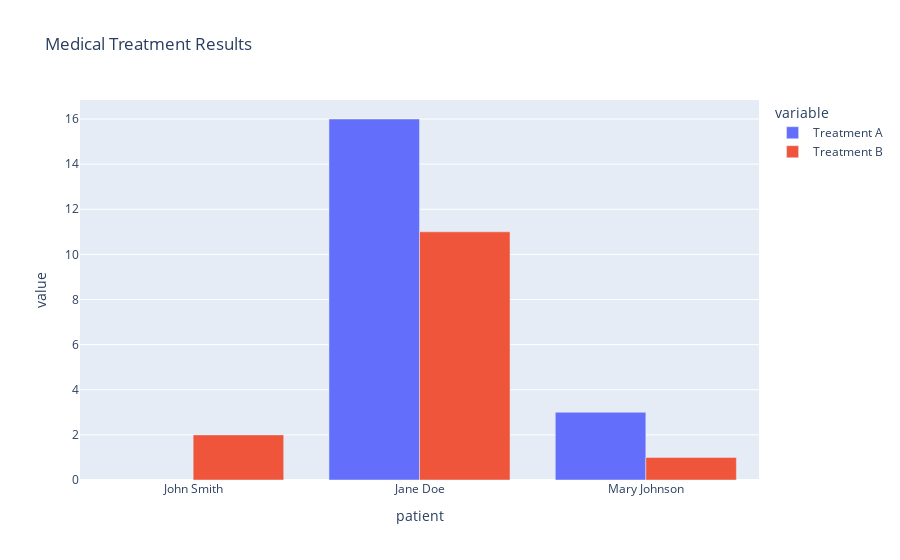

The cell this chart's notebook holds for it:
### Markdown cell above
**IMPORTANT**: From Plotly.py version 4.8 it is no longer a requirement to use [tidy](https://www.jeannicholashould.com/tidy-data-in-python.html) dataframes. See [this post](https://medium.com/plotly/beyond-tidy-plotly-express-now-accepts-wide-form-and-mixed-form-data-bdc3e054f891).

### Code cell
# Plotly express also takes messy dataframes (suitable for quick visualizations during data exploration).
px.bar(
    messy, 
    x='patient', 
    y=['Treatment A', 'Treatment B'], 
    barmode='group',
    title='Medical Treatment Results',
)

### Figure 1 — Plotly figure (JSON) as saved in the notebook; plotly's stock layout.template omitted (floating-point values rounded to 4 significant figures)
{"data": [{"alignmentgroup": "True", "hovertemplate": "variable=Treatment A<br>patient=%{x}<br>value=%{y}<extra></extra>", "legendgroup": "Treatment A", "marker": {"color": "#636efa", "pattern": {"shape": ""}}, "name": "Treatment A", "offsetgroup": "Treatment A", "orientation": "v", "showlegend": true, "textposition": "auto", "type": "bar", "x": ["John Smith", "Jane Doe", "Mary Johnson"], "xaxis": "x", "y": [null, 16, 3], "yaxis": "y"}, {"alignmentgroup": "True", "hovertemplate": "variable=Treatment B<br>patient=%{x}<br>value=%{y}<extra></extra>", "legendgroup": "Treatment B", "marker": {"color": "#EF553B", "pattern": {"shape": ""}}, "name": "Treatment B", "offsetgroup": "Treatment B", "orientation": "v", "showlegend": true, "textposition": "auto", "type": "bar", "x": ["John Smith", "Jane Doe", "Mary Johnson"], "xaxis": "x", "y": [2, 11, 1], "yaxis": "y"}], "layout": {"autosize": true, "barmode": "group", "legend": {"title": {"text": "variable"}, "tracegroupgap": 0}, "title": {"text": "Medical Treatment Results"}, "xaxis": {"anchor": "y", "autorange": true, "domain": [0, 1], "range": [-0.5, 2.5], "title": {"text": "patient"}, "type": "category"}, "yaxis": {"anchor": "x", "autorange": true, "domain": [0, 1], "range": [0, 16.84], "title": {"text": "value"}, "type": "linear"}}}
